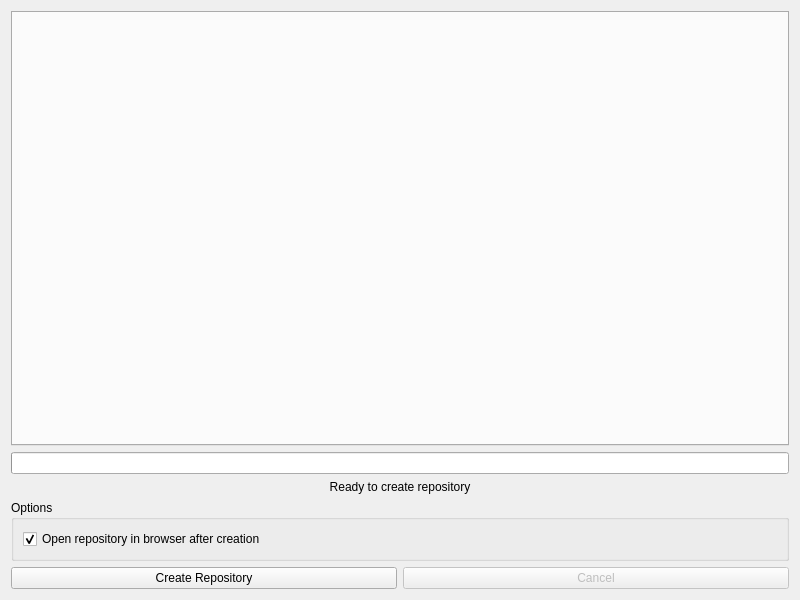
<?xml version="1.0" encoding="UTF-8"?>
<ui version="4.0">
 <class>CentralWidget</class>
 <widget class="QWidget" name="centralwidget">
  <property name="geometry">
   <rect>
    <x>0</x>
    <y>0</y>
    <width>800</width>
    <height>600</height>
   </rect>
  </property>
  <layout class="QVBoxLayout" name="main_layout">
   <item>
    <widget class="QTabWidget" name="tabs">
     <property name="currentIndex">
      <number>0</number>
     </property>
    </widget>
   </item>
   <item>
    <widget class="QProgressBar" name="progress_bar">
     <property name="visible">
      <bool>false</bool>
     </property>
    </widget>
   </item>
   <item>
    <widget class="QLabel" name="status_label">
     <property name="text">
      <string>Ready to create repository</string>
     </property>
     <property name="alignment">
      <set>Qt::AlignCenter</set>
     </property>
    </widget>
   </item>
   <item>
    <widget class="QGroupBox" name="options_group">
     <property name="title">
      <string>Options</string>
     </property>
     <layout class="QVBoxLayout" name="options_layout">
      <item>
       <widget class="QCheckBox" name="open_browser_check">
        <property name="text">
         <string>Open repository in browser after creation</string>
        </property>
        <property name="checked">
         <bool>true</bool>
        </property>
       </widget>
      </item>
     </layout>
    </widget>
   </item>
   <item>
    <layout class="QHBoxLayout" name="button_layout">
     <item>
      <widget class="QPushButton" name="create_button">
       <property name="text">
        <string>Create Repository</string>
       </property>
      </widget>
     </item>
     <item>
      <widget class="QPushButton" name="cancel_button">
       <property name="text">
        <string>Cancel</string>
       </property>
       <property name="enabled">
        <bool>false</bool>
       </property>
      </widget>
     </item>
    </layout>
   </item>
  </layout>
 </widget>
 <resources/>
 <connections/>
</ui>
